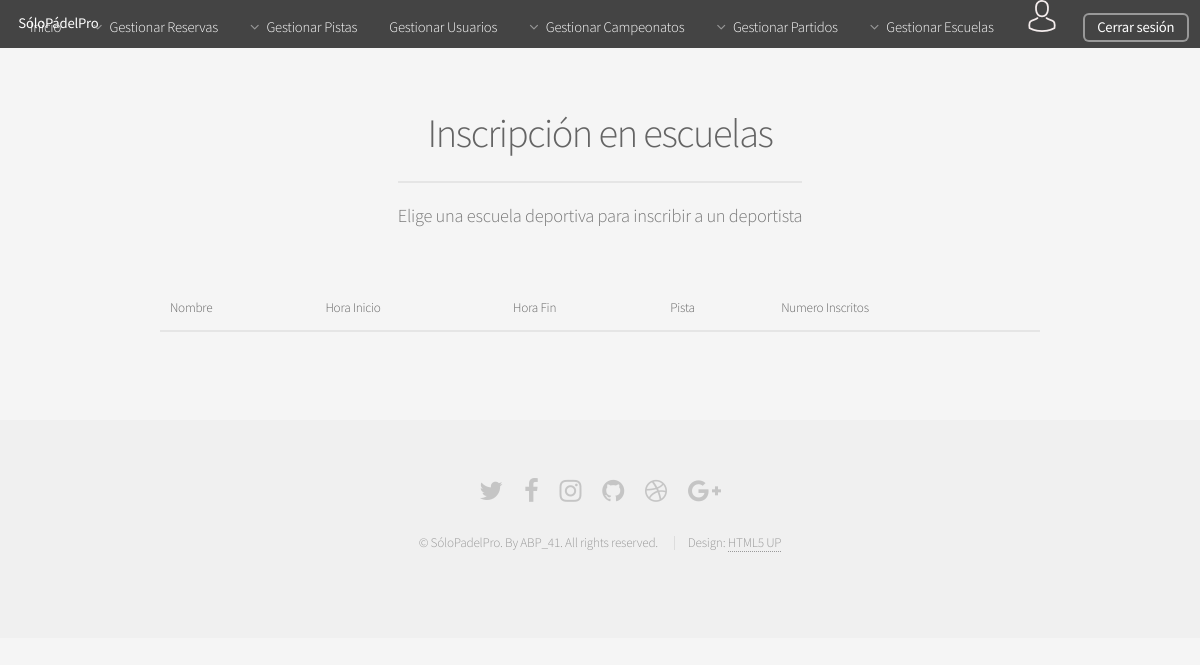
The app's page /Controllers/INSCRIBIRSE_ESCUELA_Controller.php?action=SHOW_ESCUELAS (signed in), older data.
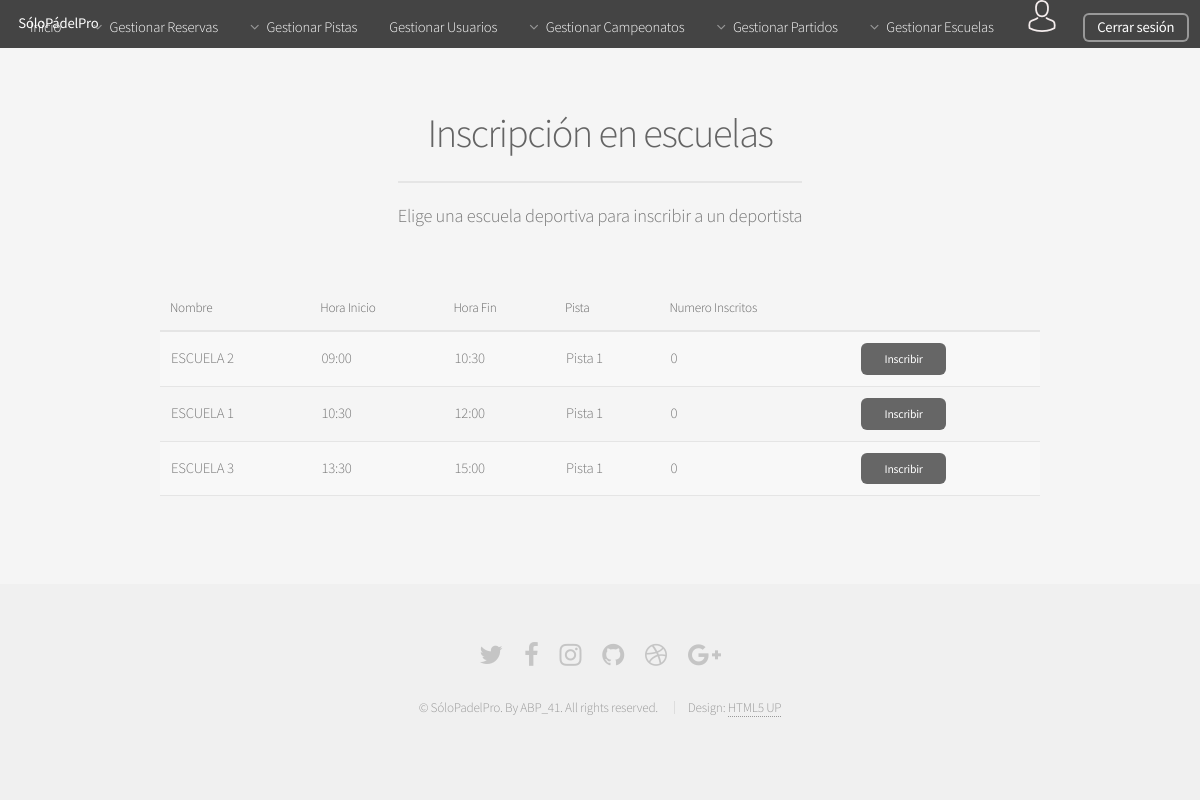
The same page, newer data.
### tables this page shows
CREATE TABLE IF NOT EXISTS ESCUELA(
  ID int(225) AUTO_INCREMENT NOT NULL,
  NOMBRE varchar(50) NOT NULL,
  PISTA_ID int(255),
  HORARIO_ID int(255),
  INSCRIPCIONES INT(1) NULL DEFAULT '0',
  PRIMARY KEY(ID),
  FOREIGN KEY (PISTA_ID) REFERENCES PISTA (ID) ON DELETE CASCADE,
  FOREIGN KEY (HORARIO_ID) REFERENCES HORARIO (ID) ON DELETE CASCADE
);

CREATE TABLE IF NOT EXISTS HORARIO(
  ID int(225) AUTO_INCREMENT NOT NULL,
  HORA_INICIO time NOT NULL,
  HORA_FIN time NOT NULL,
  PRIMARY KEY(ID)
);

CREATE TABLE IF NOT EXISTS PISTA(
  ID int(225) AUTO_INCREMENT NOT NULL ,
  NOMBRE varchar(25) NOT NULL,
  TIPO varchar(25) NOT NULL,
  PRIMARY KEY(ID)
);

### Models/ESCUELA_Model.php (called while the page is built, shortened)
<?php
class ESCUELA_Model{
    var $mensaje;
    var $mysqli;
    function __construct($id,$nombre, $horario_ID, $pista_ID ,$inscripciones){
        include_once '../Functions/Access_DB.php';
        $this->mysqli = ConnectDB();
    }
    function SHOWALL_Disponibles(){
        $sql = "SELECT E.ID, E.NOMBRE, E.PISTA_ID, E.HORARIO_ID, PI.NOMBRE AS NOMBRE_PISTA , E.INSCRIPCIONES, H.HORA_INICIO, H.HORA_FIN
                FROM ESCUELA E, HORARIO H, PISTA PI
                WHERE      ( (H.ID = E.HORARIO_ID)
                        AND (E.INSCRIPCIONES < 3)
                        AND (PI.ID = E.PISTA_ID) )
                GROUP BY E.ID
                ORDER BY H.HORA_INICIO, E.PISTA_ID";
        if (!($resultado = $this->mysqli->query($sql))){
            $this->mensaje['mensaje'] =  'ERROR: Fallo en la consulta sobre la base de datos';
            return $this->mensaje;
        }
        else{
                return $resultado;
        }
    }
}
?>

### Functions/Access_DB.php (called while the page is built, shortened)
<?php
function ConnectDB(){
   $conexion = mysqli_connect("localhost", "abp41", "abp41", "ABP") or (new MESSAGE('ERROR: No se ha podido conectar con la base de datos', '../index.php'));
 if ($conexion->connect_errno) {
    	return false;
 }else{
 	return $conexion;
 }
}
?>

### Views/INSCRIBIRSE_ESCUELA/INSCRIBIRSE_ESCUELA_SHOW_Escuelas_View.php (the view, shortened to what this page needs)
<?php
class INSCRIBIRSE_ESCUELA{
	var $escuelas;
	function __construct($escuelas){
		$this->escuelas = $escuelas;
	}
?>
    <?php
   function renderAdmin(){
    include '../Views/HEADER_View.php';
?>
	<section id="main" class="container">
	<header>
	   <h2>Inscripción en escuelas</h2>
	    <p>Elige una escuela deportiva para inscribir a un deportista</p>
	 </header>
				<div class="table-wrapper">
					<table>
						<thead >
							<tr>
								<th>Nombre</th>
								<th>Hora Inicio</th>
								<th>Hora Fin</th>
								<th>Pista</th>
								<th>Numero Inscritos</th>
							</tr>
						</thead>
						<tbody>
					<?php
						if($this->escuelas <> NULL){
							while($row = mysqli_fetch_array($this->escuelas)){
								$hora_inicio = explode(":", $row["HORA_INICIO"]);
								$hora_fin = explode(":", $row["HORA_FIN"]);
						?>
														<tr>
								<td>
									<?=$row['NOMBRE']?>
								</td>
								<td>
									<?=$hora_inicio[0].":".$hora_inicio[1]?>
								</td>
								<td>
									<?=$hora_fin[0].":".$hora_fin[1]?>
								</td>
								<td>
									<?=$row['NOMBRE_PISTA']?>
								</td>
								<td>
									<?=$row['INSCRIPCIONES']?>
								</td>
								<td>
									<a class="button small" href="../Controllers/INSCRIBIRSE_ESCUELA_Controller.php?action=ADD&escuela_ID=<?=$row['ID']?>">Inscribir</a>
								</td>
							</tr>
					<?php
							}
						}
					?>
						</tbody>
					</table>
				</div>
   		</section>
    <?php
        include '../Views/FOOTER_View.php';
        }
    }
    ?>

Row changes from the older to the newer data that the page shows:
added escuela: NOMBRE "ESCUELA 2", HORARIO_ID.HORA_INICIO "09", HORARIO_ID.HORA_INICIO "00", HORARIO_ID.HORA_FIN "10", HORARIO_ID.HORA_FIN "30", PISTA_ID.NOMBRE "Pista 1", INSCRIPCIONES "0"
added escuela: NOMBRE "ESCUELA 1", HORARIO_ID.HORA_INICIO "10", HORARIO_ID.HORA_INICIO "30", HORARIO_ID.HORA_FIN "12", HORARIO_ID.HORA_FIN "00", PISTA_ID.NOMBRE "Pista 1", INSCRIPCIONES "0"
added escuela: NOMBRE "ESCUELA 3", HORARIO_ID.HORA_INICIO "13", HORARIO_ID.HORA_INICIO "30", HORARIO_ID.HORA_FIN "15", HORARIO_ID.HORA_FIN "00", PISTA_ID.NOMBRE "Pista 1", INSCRIPCIONES "0"
